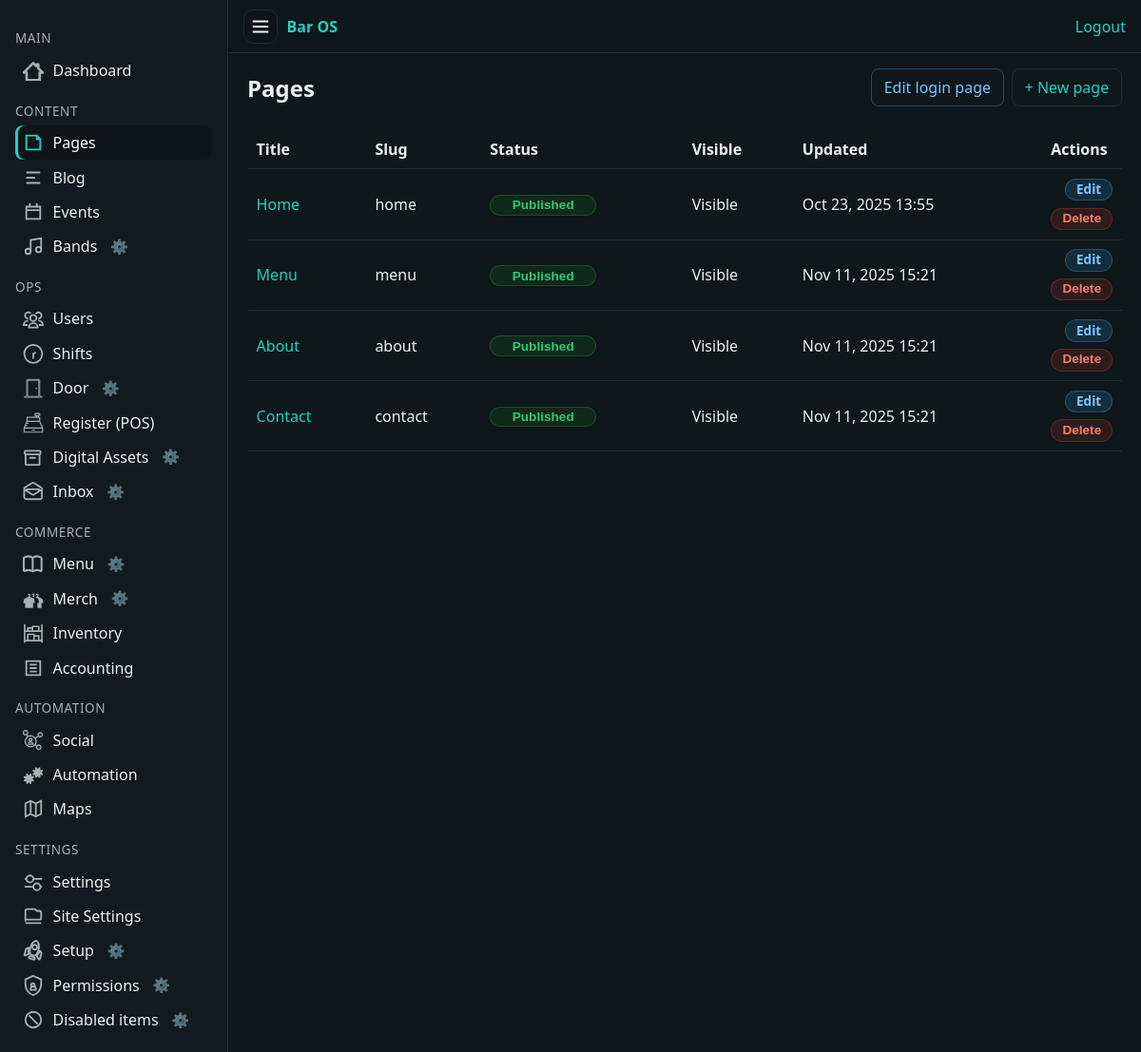
The app's page /cms/pages/ (signed in), older data.
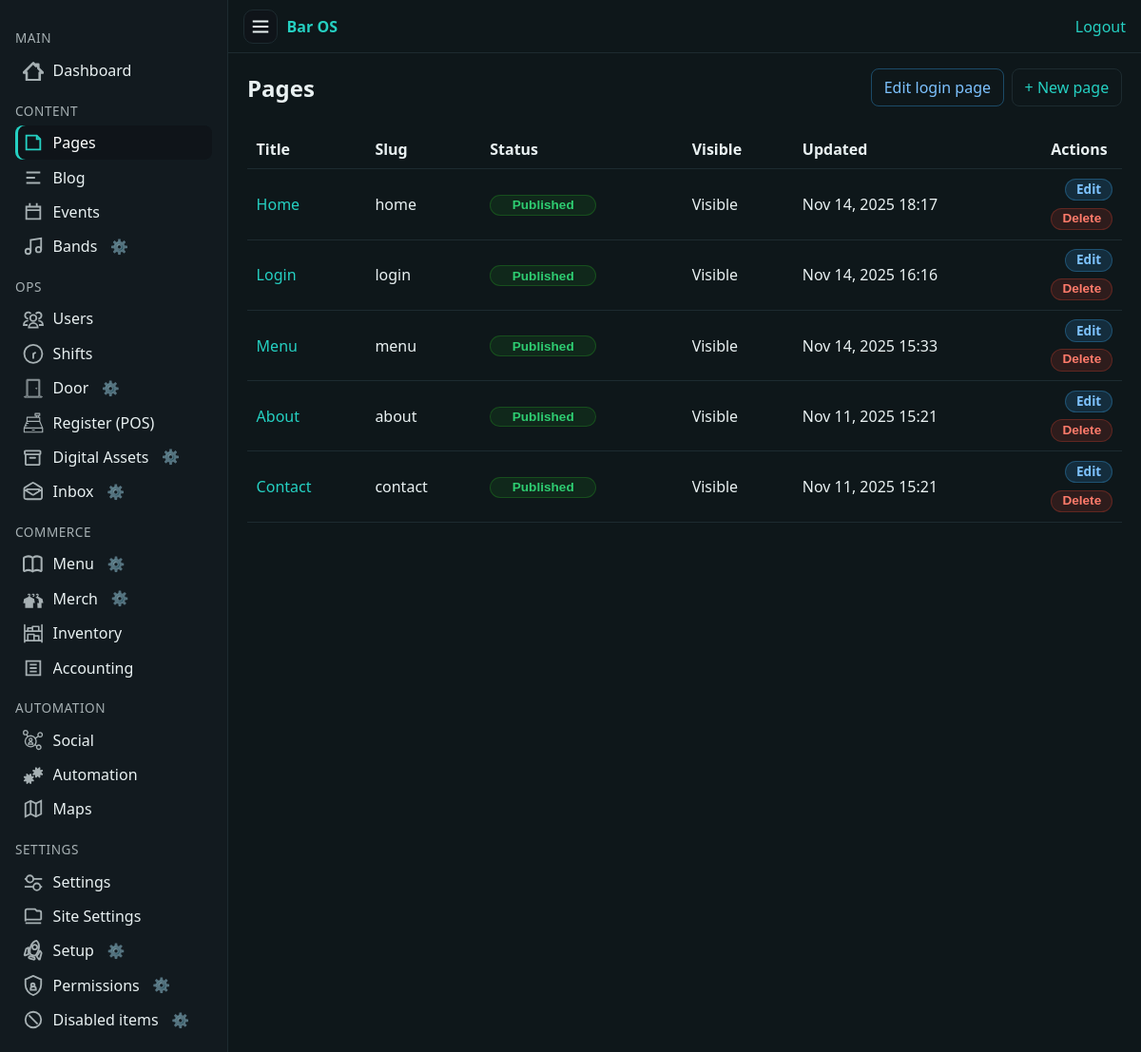
The same page, newer data.
### app/pages/models.py (models this page shows, shortened)
class Page(models.Model):
    class Status(models.TextChoices):
        DRAFT = "draft", "Draft"
        REVIEW = "review", "Needs review"
        PUBLISHED = "published", "Published"
    title = models.CharField(max_length=200)
    slug = models.SlugField(max_length=200, unique=True)
    summary = models.TextField(blank=True)
    body = CKEditor5Field("Body", blank=True, config_name="default")
    blocks = models.JSONField(
        default=list,
        blank=True,
        help_text="Structured block data used by the visual page builder.",
    )
    status = models.CharField(max_length=15, choices=Status.choices, default=Status.DRAFT)
    is_visible = models.BooleanField(
        default=True,
        help_text="If disabled the page stays in drafts and is hidden from navigation.",
    )
    navigation_order = models.PositiveIntegerField(default=0)
    show_navigation_bar = models.BooleanField(
        default=True,
        help_text="Display the navigation bar on this page.",
    )
    custom_nav_items = models.JSONField(
        default=list,
        blank=True,
        help_text="Ordered list of page slugs to display when this page renders (leave empty to hide the navigation bar).",
    )
    hero_image = models.ImageField(upload_to="pages/heroes/", blank=True, null=True)
    published_at = models.DateTimeField(blank=True, null=True)
    created_at = models.DateTimeField(auto_now_add=True)
    updated_at = models.DateTimeField(auto_now=True)
    created_by = models.ForeignKey(
        settings.AUTH_USER_MODEL,
        related_name="pages_created",
        on_delete=models.SET_NULL,
        blank=True,
        null=True,
    )
    updated_by = models.ForeignKey(
        settings.AUTH_USER_MODEL,
        related_name="pages_updated",
        on_delete=models.SET_NULL,
        blank=True,
        null=True,
    )
    objects = PageQuerySet.as_manager()
    class Meta:
        ordering = ("navigation_order", "title")
    def get_absolute_url(self):
        from django.urls import reverse
        return reverse("public:page-detail", kwargs={"slug": self.slug})
    render_body_only = models.BooleanField(
        default=False,
        help_text="If enabled, ignore the block builder and render the raw HTML body only.",
    )

### app/pages/views.py (the view)
# urls.py: path("", index, name="accounting_index"),
@login_required
def index(request):
    pages = (
        Page.objects.all()
        .select_related("created_by", "updated_by")
        .order_by("navigation_order", "title")
    )
    return render(
        request,
        "pages/index.html",
        {
            "pages": pages,
        },
    )

### app/templates/pages/index.html (shortened to what this page needs)
{% extends "cms/base_cms.html" %}
{% load static %}
{% block extra_head %}
  <link rel="stylesheet" href="{% static 'pages/index.css' %}">
{% endblock %}
{% block content %}
  <div class="pages-header">
    <h1 style="margin:0;">Pages</h1>
    <div class="pages-actions">
      <a class="btn btn-sm btn-outline-secondary" href="{% url 'pages_login_edit' %}">Edit login page</a>
      <a class="btn btn-primary" href="{% url 'pages_create' %}">+ New page</a>
    </div>
  </div>
  {% if pages %}
    <div class="table-wrapper pages-table-wrapper">
      <table class="tbl">
        <thead>
          <tr>
            <th>Title</th>
            <th>Slug</th>
            <th>Status</th>
            <th>Visible</th>
            <th>Updated</th>
            <th style="width:1%;">Actions</th>
          </tr>
        </thead>
        <tbody>
          {% for page in pages %}
            <tr>
              <td><a href="{% url 'pages_edit' slug=page.slug %}">{{ page.title }}</a></td>
              <td>{{ page.slug }}</td>
              <td>
                <form method="post" action="{% url 'pages_toggle_status' slug=page.slug %}" class="status-toggle-form" onsubmit="return confirm('Toggle publish state for this page?');">
                  {% if page.status == 'published' %}
                    <button type="submit" class="status-pill is-published">
                      <span class="label-current">Published</span>
                    </button>
                  {% else %}
                    <button type="submit" class="status-pill is-draft">
                      <span class="label-current">Draft</span>
                      <span class="label-hover">Published</span>
                    </button>
                  {% endif %}
                </form>
              </td>
              <td>
                {% if page.is_visible %}
                  <span class="badge badge-success">Visible</span>
                {% else %}
                  <span class="badge badge-warning">Hidden</span>
                {% endif %}
              </td>
              <td>{{ page.updated_at|date:"M d, Y H:i" }}</td>
              <td>
                <div class="page-row-actions">
                  <a class="btn btn-xs row-action-btn btn-edit" href="{% url 'pages_edit' slug=page.slug %}">Edit</a>
                  <form method="post" action="{% url 'pages_delete' slug=page.slug %}" onsubmit="return confirm('Delete this page?');">
                    <button type="submit" class="btn btn-xs row-action-btn btn-delete">Delete</button>
                  </form>
                </div>
              </td>
            </tr>
          {% endfor %}
        </tbody>
      </table>
    </div>
  {% else %}
    <div class="empty" style="margin-top:2rem;">
      <p>No pages yet. Start by creating one.</p>
    </div>
  {% endif %}
{% endblock %}

### app/templates/cms/base_cms.html (shortened to what this page needs)
{% load static %}
{% load i18n %}
<!doctype html>
<html lang="en">
<head>
  <link rel="stylesheet" href="{% static 'cms/cms.css' %}">
  {% block extra_head %}{% endblock %}
</head>
<body class="cms {% if request.user.is_superuser %}role-superuser{% else %}role-user{% endif %}">
  <aside id="cmsSide" class="cms-nav" role="navigation" aria-label="CMS">
    {% include "cms/nav.html" %}
  </aside>
  <main id="main" class="cms-main">
    <header class="cms-top">
      <div class="left">
        <button id="navToggle" class="iconbtn" aria-label="Toggle menu" aria-controls="cmsSide" aria-expanded="false">
          <svg width="22" height="22" viewBox="0 0 24 24" fill="none" stroke="currentColor" stroke-width="2" aria-hidden="true">
            <path d="M3 6h18M3 12h18M3 18h18"/>
          </svg>
        </button>
        <a class="brand" href="/">Bar OS</a>
      </div>
      <div class="right">
        {% if user.is_authenticated %}
          <form method="post" action="{% url 'logout' %}" style="display:inline">
            <button type="submit" class="linklike">{% trans "Logout" %}</button>
          </form>
        {% else %}
          <a href="{% url 'login' %}">{% trans "Login" %}</a>
        {% endif %}
      </div>
    </header>
    <section class="cms-content">
      {% block content %}{% endblock %}
    </section>
  </main>
</body>
</html>

### app/templates/cms/nav.html (shortened to what this page needs)
<nav>
  <div class="section">Main</div>
  <a href="/cms/dashboard/">
    <span class="icon">
    </span>
    <span class="label">Dashboard</span>
  </a>
  <div class="section">Content</div>
  <a href="/cms/pages/">
    <span class="icon">
      <svg viewBox="0 0 24 24" fill="none" stroke="currentColor" stroke-width="2">
        <path d="M4 4h12l4 4v12H4z" />
        <path d="M16 4v4h4" />
      </svg>
    </span>
    <span class="label">Pages</span>
  </a>
  <a href="/cms/blog/">
    <span class="icon">
      <svg viewBox="0 0 24 24" fill="none" stroke="currentColor" stroke-width="2">
        <path d="M4 6h16M4 12h10M4 18h16" />
      </svg>
    </span>
    <span class="label">Blog</span>
  </a>
  <a href="/cms/events/">
    <span class="icon">
      <svg viewBox="0 0 24 24" fill="none" stroke="currentColor" stroke-width="2">
        <path d="M8 2v4M16 2v4M3 10h18M4 6h16v14H4z" />
      </svg>
    </span>
    <span class="label">Events</span>
  </a>
{% load setup_tags %}
<li class="nav-item nav-inline">
  {% if request.user|allow_for:"cms.nav.bands" %}
    <a href="{% url 'bands:index' %}">
      <span class="icon">
        <svg viewBox="0 0 24 24" fill="none" stroke="currentColor" stroke-width="2">
          <path d="M9 18V5l12-2v13" />
          <circle cx="6" cy="18" r="3" />
          <circle cx="18" cy="16" r="3" />
        </svg>
      </span>
      <span class="label">Bands</span>
    </a>
    {% visibility_cog_inline "cms.nav.bands" "Bands nav link" %}
  {% endif %}
</li>
  <div class="section">Ops</div>
  <a href="/cms/users/">
    <span class="icon">
    </span>
    <span class="label">Users</span>
  </a>
  <a href="/cms/shifts/">
    <span class="icon">
      <svg viewBox="0 0 24 24" fill="none" stroke="currentColor" stroke-width="2">
        <path class="st0" d="M12,18.1v-5.7l2.9-1.7 M22.3,12.4c0,5.7-4.6,10.3-10.3,10.3c-5.7,0-10.3-4.6-10.3-10.3C1.6,6.6,6.3,2,12,2
          C17.7,2,22.3,6.6,22.3,12.4z"/>
      </svg>
    </span>
    <span class="label">Shifts</span>
  </a>
  <li class="nav-item nav-inline">
    {% if request.user|allow_for:"cms.nav.door" %}
      <a href="/cms/door/">
        <span class="icon">
        </span>
        <span class="label">Door</span>
      </a>
      {% visibility_cog_inline "cms.nav.door" "Door nav link" %}
    {% endif %}
  </li>
  <a href="/cms/pos/">
    <span class="icon">
    </span>
    <span class="label">Register (POS)</span>
  </a>
  {% load setup_tags %}
  {% url 'assets:index' as assets_url %}
  <li class="nav-item nav-inline">
    {% if request.user|allow_for:"cms.nav.assets" %}
      <a href="{{ assets_url|default:'/cms/assets/' }}"
        class="{% if request.path|slice:':11' == '/cms/assets' %}active{% endif %}"
        title="Digital Assets"
        {% if request.path|slice:':11' == '/cms/assets' %}aria-current="page"{% endif %}>
        <span class="icon">
        </span>
        <span class="label">Digital Assets</span>
      </a>
      {% visibility_cog_inline "cms.nav.assets" "Digital Assets nav link" %}
    {% endif %}
  </li>
{% load setup_tags %}
{% url 'comms:inbox' as comms_url %}
{% load setup_tags %}
{% url 'comms:inbox' as comms_url %}
<li class="nav-item nav-inline">
  {% if request.user|allow_for:"cms.nav.comms" %}
    <a href="{{ comms_url|default:'/cms/inbox/' }}"
       class="nav-link-inbox {% if request.path|slice:':10' == '/cms/inbox' %}active{% endif %}"
       title="Inbox"
       {% if request.path|slice:':10' == '/cms/inbox' %}aria-current="page"{% endif %}>
      <span class="icon">
      </span>
      <span class="label">Inbox</span>
    </a>
    {% visibility_cog_inline "cms.nav.comms" "Inbox nav link" %}
  {% endif %}
</li>
  {% load setup_tags %}
  <div class="section">Commerce</div>
  <li class="nav-item nav-inline">
    {% if request.user|allow_for:"cms.nav.menu" %}
      <a href="{% url 'menu:manage' %}">
        <span class="icon">
        </span>
        <span class="label">Menu</span>
      </a>
      {% visibility_cog_inline "cms.nav.menu" "Menu nav link" %}
    {% endif %}
  </li>
  <li class="nav-item nav-inline">
    {% if request.user|allow_for:"cms.nav.merch" %}
      <a href="/cms/merch/">
        <span class="icon">
        </span>
        <span class="label">Merch</span>
      </a>
      {% visibility_cog_inline "cms.nav.merch" "Merch nav link" %}
    {% endif %}
  </li>
  <a href="/cms/inventory/">
    <span class="icon">
    </span>
    <span class="label">Inventory</span>
  </a>
  <a href="/cms/accounting/">
    <span class="icon">
      <svg viewBox="0 0 24 24" fill="none" stroke="currentColor" stroke-width="2">
        <path d="M4 4h16v16H4z" />
        <path d="M8 8h8M8 12h8M8 16h8" />
      </svg>
    </span>
    <span class="label">Accounting</span>
  </a>
  <div class="section">Automation</div>
  <a href="/cms/social/">
    <span class="icon">
    </span>
    <span class="label">Social</span>
  </a>
  <a href="/cms/automation/">
    <span class="icon">
    </span>
    <span class="label">Automation</span>
  </a>
  <a href="/cms/maps/">
    <span class="icon">
      <svg viewBox="0 0 24 24" fill="none" stroke="currentColor" stroke-width="2">
        <path d="M9 18l-6 3V6l6-3 6 3 6-3v15l-6 3z" />
        <path d="M9 3v15M15 6v15" />
      </svg>
    </span>
    <span class="label">Maps</span>
  </a>
  <div class="section">Settings</div>
  <a href="/cms/settings/">
    <span class="icon">
    </span>
    <span class="label">Settings</span>
  </a>
  <a href="/cms/settings/site/">
    <span class="icon">
      <svg viewBox="0 0 24 24" fill="none" stroke="currentColor" stroke-width="2">
        <path d="M21 16V8a2 2 0 0 0-2-2h-3l-2-2H5a2 2 0 0 0-2 2v12" />
        <path d="M3 16h18M3 20h18" />
      </svg>
    </span>
    <span class="label">Site Settings</span>
  </a>
{% load setup_tags %}
<li class="nav-item nav-inline">
  {% if request.user|allow_for:"cms.nav.setup" %}
    <a href="/cms/settings/setup/">
    <span class="icon">
    </span>
      <span class="label">Setup</span>
    </a>
    {% visibility_cog_inline "cms.nav.setup" "Setup nav link" %}
  {% endif %}
</li>
<li class="nav-item nav-inline">
  {% if request.user|allow_for:"cms.nav.permissions" %}
    <a href="{% url 'setup:visibility_list' %}">
      <span class="icon">
        <svg viewBox="0 0 24 24" fill="none" stroke="currentColor" stroke-width="2">
          <path d="M12 1L3 5v6c0 5.55 3.84 10.74 9 12 5.16-1.26 9-6.45 9-12V5l-9-4z" />
          <path d="M9.5 11.5c0-1.1.9-2 2-2s2 .9 2 2-.9 2-2 2-2-.9-2-2z" />
          <path d="M12 13c1.66 0 3 1.34 3 3v1H9v-1c0-1.66 1.34-3 3-3z" />
        </svg>
      </span>
      <span class="label">Permissions</span>
    </a>
    {% visibility_cog_inline "cms.nav.permissions" "Permissions nav link" %}
  {% endif %}
</li>
<li class="nav-item nav-inline">
  {% if request.user|allow_for:"cms.nav.disabled" %}
    <a href="{% url 'setup:visibility_disabled' %}">
      <span class="icon">
        <svg viewBox="0 0 24 24" fill="none" stroke="currentColor" stroke-width="2">
          <circle cx="12" cy="12" r="9" />
          <path d="M7 7l10 10" />
        </svg>
      </span>
      <span class="label">Disabled items</span>
    </a>
    {% visibility_cog_inline "cms.nav.disabled" "Disabled items nav link" %}
  {% endif %}
</li>

Row changes from the older to the newer data that the page shows:
changed Page "Home": updated_at "Oct 23, 2025 13:55" → "Nov 14, 2025 18:17"
added Page: title "Login", slug "login", status "Published", is_visible "Visible", updated_at "Nov 14, 2025 16:16"
changed Page "Menu": updated_at "Nov 11, 2025 15:21" → "Nov 14, 2025 15:33"
